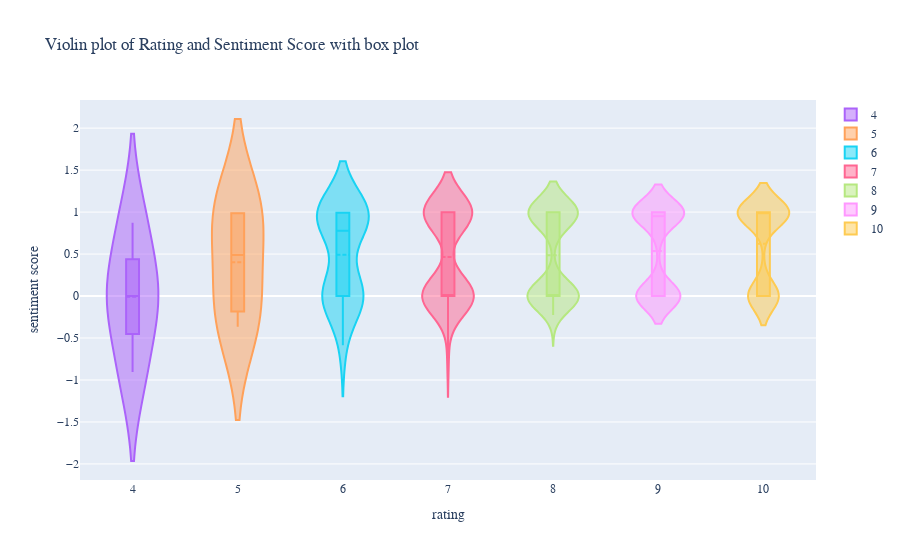

The code cell stored with this chart in its notebook:
### Code cell
import plotly.graph_objects as go

fig = go.Figure()

Ratings = [1,2,3,4,5,6,7,8,9,10]
round_rating = round(df_cols_hotel['rating'])
for rating in Ratings:
    fig.add_trace(go.Violin(x=round_rating[round_rating == rating],
                            y=df_cols_hotel['sentiment_score'][round_rating == rating],
                            name=rating,
                            box_visible=True,
                            meanline_visible=True))
fig.update_layout(
    title="Violin plot of Rating and Sentiment Score with box plot",
    xaxis_title="rating",
    yaxis_title="sentiment score",
    font=dict(
        family="Courier New, monospace",
        size=12,
        
    )
)
fig.show()

### Figure 1 — Plotly figure (JSON) as saved in the notebook; plotly's stock layout.template omitted (floating-point values rounded to 4 significant figures; data arrays with more than 128 entries replaced by an {"elided": "..."} marker saying what was removed)
{"data": [{"box": {"visible": true}, "meanline": {"visible": true}, "name": "1", "type": "violin", "x": [], "y": []}, {"box": {"visible": true}, "meanline": {"visible": true}, "name": "2", "type": "violin", "x": [], "y": []}, {"box": {"visible": true}, "meanline": {"visible": true}, "name": "3", "type": "violin", "x": [], "y": []}, {"box": {"visible": true}, "meanline": {"visible": true}, "name": "4", "type": "violin", "x": [4, 4, 4, 4], "y": [0.8741, -0.9062, 0, 0]}, {"box": {"visible": true}, "meanline": {"visible": true}, "name": "5", "type": "violin", "x": [5, 5, 5, 5], "y": [-0.3671, 0.9762, 0.9977, 0]}, {"box": {"visible": true}, "meanline": {"visible": true}, "name": "6", "type": "violin", "x": [6, 6, 6, 6, 6, 6, 6, 6, 6, 6, 6, 6, 6, 6, 6, 6, 6, 6, 6, 6, 6, 6], "y": [0.9687, 0.7579, 0.9495, 0.9993, 0.9907, 0.9678, 0.9633, 0.7964, -0.5867, 0.9975, 0.9983, 0.9994, 0.9987, 0, 0, 0, 0, 0, 0, 0, 0, 0]}, {"box": {"visible": true}, "meanline": {"visible": true}, "name": "7", "type": "violin", "x": [7, 7, 7, 7, 7, 7, 7, 7, 7, 7, 7, 7, 7, 7, 7, 7, 7, 7, 7, 7, 7, 7, 7, 7, 7, 7, 7, 7, 7, 7, 7, 7, 7, 7, 7, 7, 7, 7, 7, 7, 7, 7, 7, 7, 7, 7, 7, 7, 7, 7, 7, 7, 7, 7, 7, 7, 7, 7, 7, 7, 7, 7, 7, 7, 7, 7, 7], "y": [0.9985, 0.9709, 0.9993, 0.9571, 0.9984, 0.9991, 1, 0.9999, -0.7269, 0.9889, 0.9986, 0.9981, 0.992, 0.9991, 0.9836, 0.9939, 0.9966, 0.9869, 0.9985, 0.9561, 0.9939, 0.9997, 0.9777, 0.9994, 0.9991, 0.9998, 0.999, 0.9989, 0.9994, 0.9994, 1, 0.9952, 0.9983, 0, 0, 0, 0, 0, 0, 0, 0, 0, 0, 0, 0, 0, 0, 0, 0, 0, 0, 0, 0, 0, 0, 0, 0, 0, 0, 0, 0, 0, 0, 0, 0, 0, 0]}, {"box": {"visible": true}, "meanline": {"visible": true}, "name": "8", "type": "violin", "x": {"elided": "198 int values"}, "y": {"elided": "198 float values"}}, {"box": {"visible": true}, "meanline": {"visible": true}, "name": "9", "type": "violin", "x": {"elided": "308 int values"}, "y": {"elided": "308 float values"}}, {"box": {"visible": true}, "meanline": {"visible": true}, "name": "10", "type": "violin", "x": {"elided": "216 int values"}, "y": {"elided": "216 float values"}}], "layout": {"font": {"family": "Courier New, monospace", "size": 12}, "title": {"text": "Violin plot of Rating and Sentiment Score with box plot"}, "xaxis": {"title": {"text": "rating"}}, "yaxis": {"title": {"text": "sentiment score"}}}}
